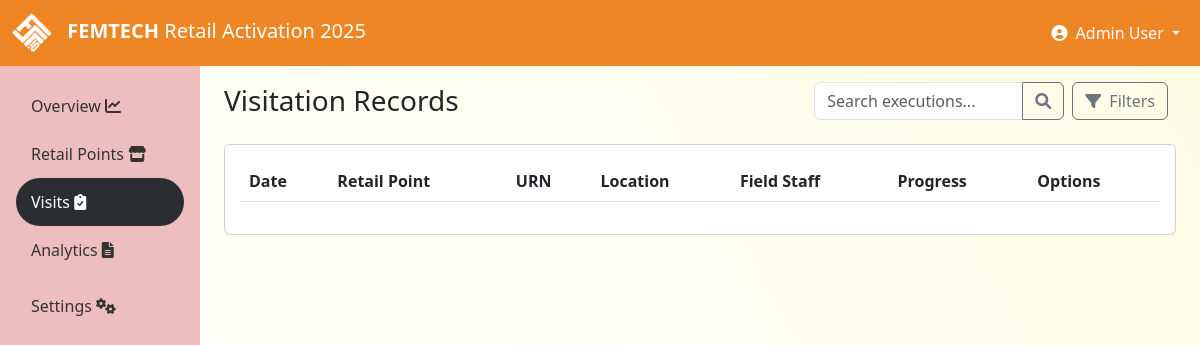
Page /executions (signed in) on the earlier database version.
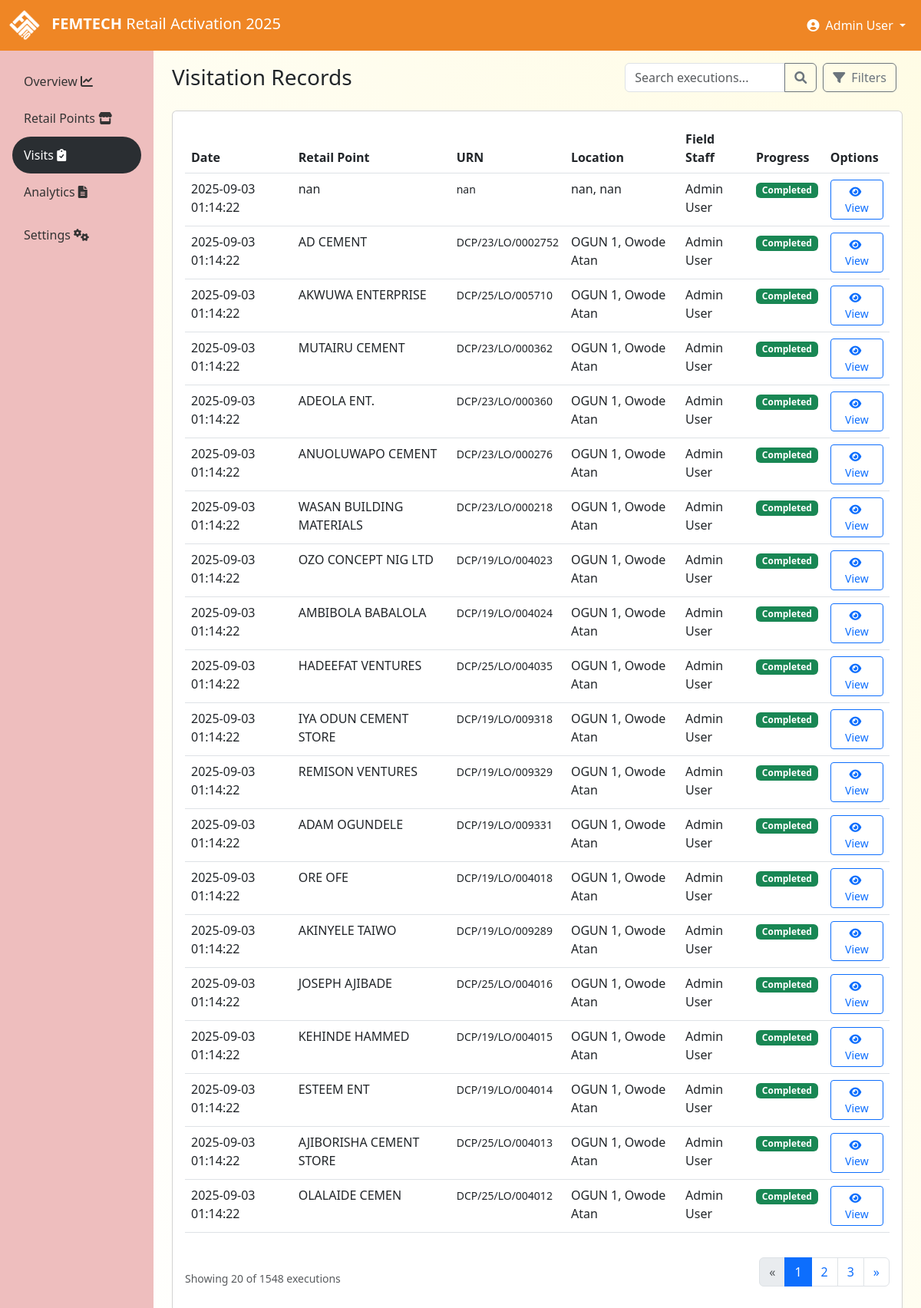
Same page on the later database version.
### tables this page shows
CREATE TABLE users (
        id INTEGER PRIMARY KEY,
        username TEXT UNIQUE,
        password TEXT,
        full_name TEXT,
        role TEXT,
        region TEXT,
        state TEXT,
        lga TEXT
    , is_active INTEGER DEFAULT 1, created_at TEXT, updated_at TEXT, last_login TEXT, failed_login_attempts INTEGER DEFAULT 0, locked_until TEXT, email TEXT, phone TEXT);

CREATE TABLE executions (
        id INTEGER PRIMARY KEY,
        outlet_id INTEGER,
        agent_id INTEGER,
        execution_date TEXT,
        before_image TEXT,
        after_image TEXT,
        latitude REAL,
        longitude REAL,
        notes TEXT,
        products_available TEXT,
        execution_score REAL,
        status TEXT, before_image_thumbnail TEXT, after_image_thumbnail TEXT, created_at TEXT, updated_at TEXT, completion_time TEXT, review_status TEXT, reviewer_id INTEGER, review_notes TEXT, gps_accuracy REAL, device_info TEXT, upload_method TEXT,
        FOREIGN KEY (outlet_id) REFERENCES outlets (id),
        FOREIGN KEY (agent_id) REFERENCES users (id)
    );

CREATE TABLE outlets (
        id INTEGER PRIMARY KEY,
        urn TEXT UNIQUE,
        outlet_name TEXT,
        customer_name TEXT,
        address TEXT,
        phone TEXT,
        outlet_type TEXT,
        local_govt TEXT,
        state TEXT,
        region TEXT
    , is_active INTEGER DEFAULT 1, created_at TEXT, updated_at TEXT);

### pykes/routes.py (the view, shortened to what this page needs)
    @app.route('/executions')
    @login_required
    def executions():
        filters = {
            'agent_id': request.args.get('agent_id'),
            'region': request.args.get('region'),
            'status': request.args.get('status'),
            'search': request.args.get('search', '')
        }
        start_date = request.args.get('start_date')
        end_date = request.args.get('end_date')
        page = request.args.get('page', 1, type=int)
        per_page = min(request.args.get('per_page', DEFAULT_PER_PAGE, type=int), MAX_PER_PAGE)
        offset = (page - 1) * per_page
        with get_db_cursor() as (conn, cursor):
            base_query = """
                SELECT e.*, o.outlet_name, o.urn, o.state, o.region, o.local_govt, u.full_name as agent_name
                FROM executions e
                JOIN outlets o ON e.outlet_id = o.id
                JOIN users u ON e.agent_id = u.id
                WHERE 1=1
            """
            count_query = """
                SELECT COUNT(*)
                FROM executions e
                JOIN outlets o ON e.outlet_id = o.id
                JOIN users u ON e.agent_id = u.id
                WHERE 1=1
            """
            params = []
            count_params = []
            user_info = get_session_user_info()
            if filters['agent_id']:
                base_query += ' AND e.agent_id = ?'
                count_query += ' AND e.agent_id = ?'
                params.append(filters['agent_id'])
                count_params.append(filters['agent_id'])
            elif user_info['role'] == 'field_agent':
                base_query += ' AND e.agent_id = ?'
                count_query += ' AND e.agent_id = ?'
                params.append(user_info['user_id'])
                count_params.append(user_info['user_id'])
            if filters['region']:
                base_query += ' AND o.region = ?'
                count_query += ' AND o.region = ?'
                params.append(filters['region'])
                count_params.append(filters['region'])
            if start_date:
                base_query += ' AND e.execution_date >= ?'
                count_query += ' AND e.execution_date >= ?'
                params.append(start_date)
                count_params.append(start_date)
            if end_date:
                base_query += ' AND e.execution_date <= ?'
                count_query += ' AND e.execution_date <= ?'
                params.append(end_date)
                count_params.append(end_date)
            cursor.execute(count_query, count_params)
            total_executions = cursor.fetchone()[0]
            base_query += ' ORDER BY e.execution_date DESC LIMIT ? OFFSET ?'
            params.extend([per_page, offset])
            cursor.execute(base_query, params)
            executions = cursor.fetchall()
        pagination = calculate_pagination(total_executions, page, per_page)
        return render_template('executions.html',
                             executions=executions,
                             page=pagination.get('current_page', page),
                             total_pages=pagination.get('total_pages'),
                             total_executions=total_executions,
                             **filters,
                             start_date=start_date,
                             end_date=end_date)

### app.py (called while the page is built)
def register_request_hooks(app):
    @app.before_request
    def before_request():
        app.logger.debug(f"Request: {request.method} {request.url} from {request.remote_addr}")
        import uuid
        request.id = str(uuid.uuid4())[:8]
    @app.after_request
    def after_request(response):
        app.logger.debug(f"Response: {response.status_code} for {request.method} {request.url}")
        response.headers['X-Request-ID'] = getattr(request, 'id', 'unknown')
        return response
    @app.teardown_appcontext
    def teardown_db(exception):
        if exception:
            app.logger.error(f"Request teardown with exception: {str(exception)}")

### pykes/logging_config.py (called while the page is built)
    def format(self, record):
        if hasattr(record, 'request_id'):
            record.msg = f"[{record.request_id}] {record.msg}"
        log_color = self.COLORS.get(record.levelno, '')
        record.levelname = f"{log_color}{record.levelname}{self.RESET}"
        return super().format(record)

### pykes/routes.py (called while the page is built)
@contextmanager
def get_db_cursor():
    with get_db_connection() as conn:
        cursor = conn.cursor()
        try:
            yield conn, cursor
        except Exception as e:
            conn.rollback()
            raise e

### templates/executions.html (shortened to what the changed rows need)
{% extends 'base.html' %}
{% block content %}
<div class="container-fluid">
    <div class="d-flex justify-content-between align-items-center mb-4">
        <h1 class="h3 mb-0">Visitation Records</h1>
    </div>
    <div class="card">
        <div class="card-body">
            <div class="table-responsive">
                <table class="table table-hover">
                    <thead>
                        <tr>
                            <th>Date</th>
                            <th>Retail Point</th>
                            <th>URN</th>
                            <th>Location</th>
                            <th>Field Staff</th>
                            <th>Progress</th>
                            <th>Options</th>
                        </tr>
                    </thead>
                    <tbody>
                        {% for execution in executions %}
                        <tr>
                            <td>{{ execution.execution_date }}</td>
                            <td>{{ execution.outlet_name }}</td>
                            <td><small>{{ execution.urn }}</small></td>
                            <td>{{ execution.state }}, {{ execution.local_govt }}</td>
                            <td>{{ execution.agent_name }}</td>
                            <td>
                                {% if execution.status == 'Completed' %}
                                    <span class="badge bg-success">Completed</span>
                                {% elif execution.status == 'Pending' %}
                                    <span class="badge bg-warning">Pending</span>
                                {% else %}
                                    <span class="badge bg-danger">{{ execution.status }}</span>
                                {% endif %}
                            </td>
                            <td>
                                <a href="{{ url_for('execution_detail', execution_id=execution.id) }}" class="btn btn-sm btn-outline-primary">
                                    <i class="fas fa-eye me-1"></i> View
                                </a>
                            </td>
                        </tr>
                        {% endfor %}
                    </tbody>
                </table>
            </div>
            {% if total_pages > 1 %}
            <div class="d-flex justify-content-between align-items-center mt-3">
                <div>
                    <small class="text-muted">Showing {{ executions|length }} of {{ total_executions }} executions</small>
                </div>
                <nav aria-label="Page navigation">
                    <ul class="pagination">
                        {% if page > 1 %}
                        <li class="page-item">
                            <a class="page-link" href="{{ url_for('executions', page=page-1, region=region, status=status, agent_id=agent_id, start_date=start_date, end_date=end_date, search=search) }}" aria-label="Previous">
                                <span aria-hidden="true">&laquo;</span>
                            </a>
                        </li>
                        {% else %}
                        <li class="page-item disabled">
                            <a class="page-link" href="#" aria-label="Previous">
                                <span aria-hidden="true">&laquo;</span>
                            </a>
                        </li>
                        {% endif %}
                        {% for p in range(max(1, page-2), min(total_pages+1, page+3)) %}
                        <li class="page-item {% if p == page %}active{% endif %}">
                            <a class="page-link" href="{{ url_for('executions', page=p, region=region, status=status, agent_id=agent_id, start_date=start_date, end_date=end_date, search=search) }}">{{ p }}</a>
                        </li>
                        {% endfor %}
                        {% if page < total_pages %}
                        <li class="page-item">
                            <a class="page-link" href="{{ url_for('executions', page=page+1, region=region, status=status, agent_id=agent_id, start_date=start_date, end_date=end_date, search=search) }}" aria-label="Next">
                                <span aria-hidden="true">&raquo;</span>
                            </a>
                        </li>
                        {% else %}
                        <li class="page-item disabled">
                            <a class="page-link" href="#" aria-label="Next">
                                <span aria-hidden="true">&raquo;</span>
                            </a>
                        </li>
                        {% endif %}
                    </ul>
                </nav>
            </div>
            {% endif %}
        </div>
    </div>
</div>
{% endblock %}

### templates/base.html (shortened to what this page needs)
<!DOCTYPE html>
<html lang="en">
<head>
    <link href="https://cdn.jsdelivr.net/npm/bootstrap@5.3.0-alpha1/dist/css/bootstrap.min.css" rel="stylesheet">
    <link rel="stylesheet" href="https://cdnjs.cloudflare.com/ajax/libs/font-awesome/6.0.0/css/all.min.css">
</head>
<body>
    <nav class="navbar navbar-expand-lg navbar-dark bg-primary-dangote">
        <div class="container-fluid">
            <a class="navbar-brand" href="/">
                {% if profile.logo_path %}
                    <img src="{{ url_for('static', filename=profile.logo_path) }}" alt="{{ profile.company_name }} Logo" class="login-logo">
                {% else %}
                    <img src="{{ url_for('static', filename='img/dangote-logo.png') }}" alt="{{ profile.company_name }} Logo" class="login-logo">
                {% endif %}
                <span class="logo-text">{{ profile.company_name }}</span> <span class="d-none d-md-inline">{{ profile.app_title.split('POSM')[-1].strip() if 'POSM' in profile.app_title else 'Retail Activation 2025' }}</span>
            </a>
            <div class="collapse navbar-collapse" id="navbarNav">
                <ul class="navbar-nav ms-auto">
                    {% if session.user_id %}
                    <li class="nav-item dropdown">
                        <a class="nav-link dropdown-toggle text-white" href="#" id="navbarDropdown" role="button" data-bs-toggle="dropdown">
                            <i class="fas fa-user-circle me-1"></i> {{ session.full_name }}
                        </a>
                    </li>
                    {% endif %}
                </ul>
            </div>
        </div>
    </nav>
    <div class="container-fluid">
        <div class="row">
            {% if session.user_id %}
            <div class="col-md-2 sidebar p-0 d-none d-md-block">
                <div class="d-flex flex-column p-3">
                    <ul class="nav nav-pills flex-column mb-auto">
                        <li class="nav-item">
                            <a href="{{ url_for('index') }}" class="nav-link {% if request.path == url_for('index') %}active{% endif %}">
                                Overview  <i class="fas fa-chart-line me-2"></i>
                            </a>
                        </li>
                        <li class="nav-item">
                            <a href="{{ url_for('outlets') }}" class="nav-link {% if request.path == url_for('outlets') %}active{% endif %}">
                                Retail Points  <i class="fas fa-store me-2"></i>
                            </a>
                        </li>
                        <li class="nav-item">
                            <a href="{{ url_for('executions') }}" class="nav-link {% if request.path == url_for('executions') %}active{% endif %}">
                                Visits  <i class="fas fa-clipboard-check me-2"></i>
                            </a>
                        </li>
                        <li class="nav-item">
                            <a href="{{ url_for('reports') }}" class="nav-link {% if request.path == url_for('reports') %}active{% endif %}">
                                Analytics  <i class="fas fa-file-alt me-2"></i>
                            </a>
                        </li>
                        {% if session.role == 'admin' %}
                        <li class="nav-item mt-2">
                            <a href="{{ url_for('admin.admin_dashboard') }}" class="nav-link {% if '/admin' in request.path %}active{% endif %}">
                                Settings  <i class="fas fa-cogs me-2"></i>
                            </a>
                        </li>
                        {% endif %}
                    </ul>
                </div>
            </div>
            <div class="col-md-10 pt-3 main-content">
            {% else %}
            <div class="col-12 pt-3 main-content">
            {% endif %}
                {% block content %}{% endblock %}
            </div>
        </div>
    </div>
</body>
</html>

Differences in the rows shown:
now on this page (row unchanged): users: full_name "Admin User"
added executions: execution_date "2025-09-03 01:14:22", outlet_name "nan", urn "nan", state "nan", local_govt "nan", agent_name "Admin User", status "Completed"
added executions: execution_date "2025-09-03 01:14:22", outlet_name "AD CEMENT", urn "DCP/23/LO/0002752", state "OGUN 1", local_govt "Owode Atan", agent_name "Admin User", status "Completed"
added executions: execution_date "2025-09-03 01:14:22", outlet_name "AKWUWA ENTERPRISE", urn "DCP/25/LO/005710", state "OGUN 1", local_govt "Owode Atan", agent_name "Admin User", status "Completed"
added executions: execution_date "2025-09-03 01:14:22", outlet_name "MUTAIRU CEMENT", urn "DCP/23/LO/000362", state "OGUN 1", local_govt "Owode Atan", agent_name "Admin User", status "Completed"
added executions: execution_date "2025-09-03 01:14:22", outlet_name "ADEOLA ENT.", urn "DCP/23/LO/000360", state "OGUN 1", local_govt "Owode Atan", agent_name "Admin User", status "Completed"
added executions: execution_date "2025-09-03 01:14:22", outlet_name "ANUOLUWAPO CEMENT", urn "DCP/23/LO/000276", state "OGUN 1", local_govt "Owode Atan", agent_name "Admin User", status "Completed"
added executions: execution_date "2025-09-03 01:14:22", outlet_name "WASAN BUILDING MATERIALS", urn "DCP/23/LO/000218", state "OGUN 1", local_govt "Owode Atan", agent_name "Admin User", status "Completed"
added executions: execution_date "2025-09-03 01:14:22", outlet_name "OZO CONCEPT NIG LTD", urn "DCP/19/LO/004023", state "OGUN 1", local_govt "Owode Atan", agent_name "Admin User", status "Completed"
added executions: execution_date "2025-09-03 01:14:22", outlet_name "AMBIBOLA BABALOLA", urn "DCP/19/LO/004024", state "OGUN 1", local_govt "Owode Atan", agent_name "Admin User", status "Completed"
added executions: execution_date "2025-09-03 01:14:22", outlet_name "HADEEFAT VENTURES", urn "DCP/25/LO/004035", state "OGUN 1", local_govt "Owode Atan", agent_name "Admin User", status "Completed"
added executions: execution_date "2025-09-03 01:14:22", outlet_name "IYA ODUN CEMENT STORE", urn "DCP/19/LO/009318", state "OGUN 1", local_govt "Owode Atan", agent_name "Admin User", status "Completed"
added executions: execution_date "2025-09-03 01:14:22", outlet_name "REMISON VENTURES", urn "DCP/19/LO/009329", state "OGUN 1", local_govt "Owode Atan", agent_name "Admin User", status "Completed"
added executions: execution_date "2025-09-03 01:14:22", outlet_name "ADAM OGUNDELE", urn "DCP/19/LO/009331", state "OGUN 1", local_govt "Owode Atan", agent_name "Admin User", status "Completed"
added executions: execution_date "2025-09-03 01:14:22", outlet_name "ORE OFE", urn "DCP/19/LO/004018", state "OGUN 1", local_govt "Owode Atan", agent_name "Admin User", status "Completed"
added executions: execution_date "2025-09-03 01:14:22", outlet_name "AKINYELE TAIWO", urn "DCP/19/LO/009289", state "OGUN 1", local_govt "Owode Atan", agent_name "Admin User", status "Completed"
added executions: execution_date "2025-09-03 01:14:22", outlet_name "JOSEPH AJIBADE", urn "DCP/25/LO/004016", state "OGUN 1", local_govt "Owode Atan", agent_name "Admin User", status "Completed"
added executions: execution_date "2025-09-03 01:14:22", outlet_name "KEHINDE HAMMED", urn "DCP/19/LO/004015", state "OGUN 1", local_govt "Owode Atan", agent_name "Admin User", status "Completed"
added executions: execution_date "2025-09-03 01:14:22", outlet_name "ESTEEM ENT", urn "DCP/19/LO/004014", state "OGUN 1", local_govt "Owode Atan", agent_name "Admin User", status "Completed"
added executions: execution_date "2025-09-03 01:14:22", outlet_name "AJIBORISHA CEMENT STORE", urn "DCP/25/LO/004013", state "OGUN 1", local_govt "Owode Atan", agent_name "Admin User", status "Completed"
added executions: execution_date "2025-09-03 01:14:22", outlet_name "OLALAIDE CEMEN", urn "DCP/25/LO/004012", state "OGUN 1", local_govt "Owode Atan", agent_name "Admin User", status "Completed"
Other differences:
{{ executions|length }}: (not shown) → "20"
{{ total_executions }}: (not shown) → "1548"
{{ session.full_name }}: "Admin User" → (not shown)
text now shown: "Showing of executions « »"
new list line: "1"
new list line: "2"
new list line: "3"
